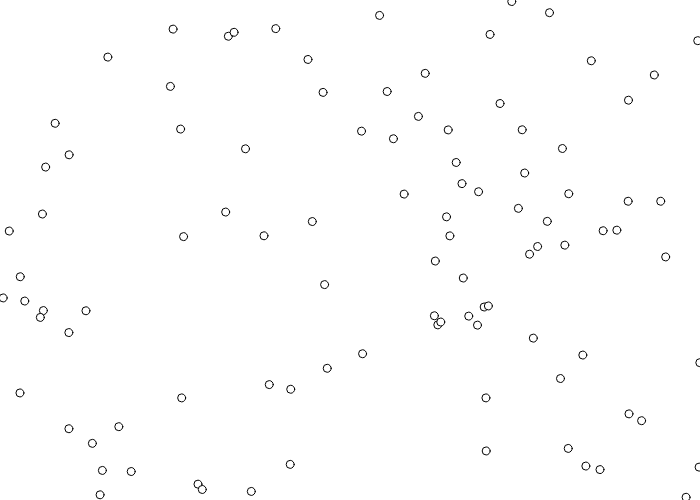
Frame 1 (no input)
Frame 60 (no input): identical to frame 1, image omitted
Frame 120 (the mouse pressed at the canvas centre since frame 60): identical to frame 1, image omitted

The p5.js sketch that drew this single still picture (run headless with seeded random() and noise() and a simulated clock; from frame 60 on, the mouse is pressed at the canvas centre):

// p5.js sketch
// ── sketch.js
function setup()
{
    xWindow = 700
    yWindow = 500
    createCanvas(xWindow, yWindow);
    centres = [];
    for(var i=0 ; i<100 ; i++)
    {
        x = random(xWindow);
        y = random(yWindow)
        circle(x , y , 8 , 8);
        centres.push([x,y]);
    }
    console.log(centres[24])
}

function draw()
{
}
